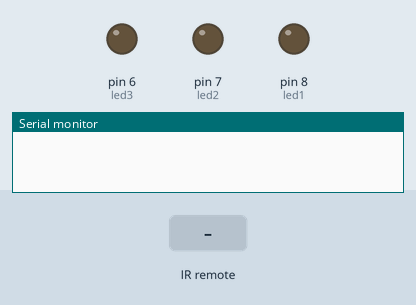
Bench run of a sketch on a simulated Arduino Uno, built with avr-gcc and run on an emulated ATmega328P. On the bench: output pins drawn as LEDs (lit = HIGH), the last lines printed to the serial monitor. Inputs (shaded band) come from the test bench.

Above: at 1.2 s.
1.3 s: infrared code 0xFF30CF received
At 2.5 s:
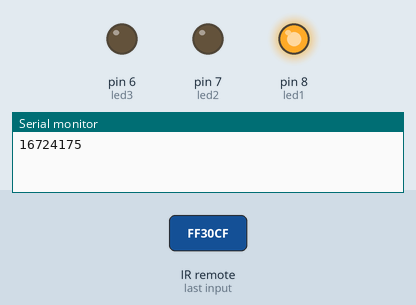
2.8 s: infrared code 0xFF18E7 received
At 3.5 s:
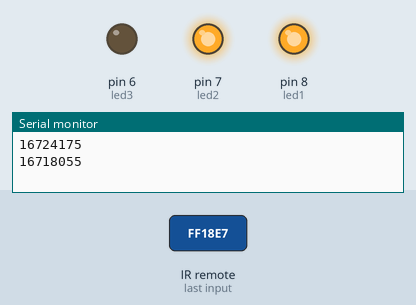
4.3 s: infrared code 0xFF7A85 received
At 4.6 s:
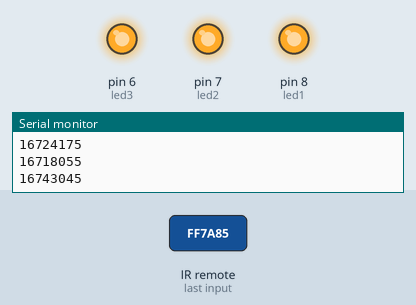
5.8 s: infrared code 0xFF30CF received
At 7.0 s:
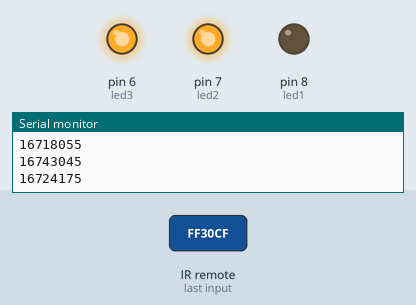
7.3 s: infrared code 0xFF18E7 received
At 8.2 s:
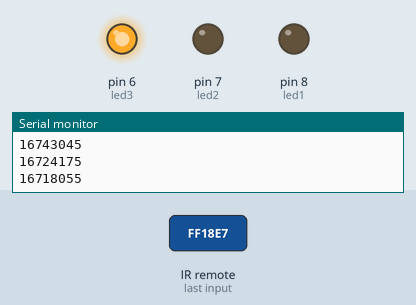
Timing chart, 0 to 9.8 s (numbered marks = the images above; inputs shaded):
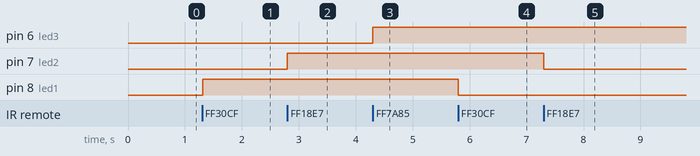

The sketch:

controleIR.ino
```cpp
#include <IRremote.h>
#include <IRremoteInt.h>

int RECV_PIN = 13;
byte led1 = 8;
byte led2 = 7;
byte led3 = 6;
byte led4 = 4;

IRrecv irrecv(RECV_PIN);
decode_results results;

void setup(){
  Serial.begin(9600); // Iniciar o Monitor Serial
    // Inicia o receptor
  pinMode(led1, OUTPUT);
  pinMode(led2, OUTPUT);
  pinMode(led3, OUTPUT);
}

void loop() {
  // Decodificando a entrada do receptor IR
  if(irrecv.decode(&results)){
    long int decCode = results.value;
    Serial.println(results.value);

    // Switch Case para usar o botão pressionado no controle
    switch(results.value){
      case 16724175: // Botao 1
        if(digitalRead(led1) == LOW){
        digitalWrite(led1, HIGH);
        } else{
        digitalWrite(led1, LOW);
        }
      break;
      case 16718055: // Botao 2
      if(digitalRead(led2) == LOW){
        digitalWrite(led2, HIGH);
      } else {
        digitalWrite(led2, LOW);
      }
      break;
      case 16743045: // Botao 3
      if(digitalRead(led3) == LOW){
        digitalWrite(led3, HIGH);
      } else {
        digitalWrite(led3, LOW);
      }
      break;
      case 16716015: // Botao 4
      if(digitalRead(led4) == LOW){
        digitalWrite(led4, HIGH);
      } else {
        digitalWrite(led4, LOW);
      }
      break;
    }
    irrecv.resume();
  }
  delay(10);
}
```

Measured:
- after the input at 1.3 s, pin 8 (led1): LOW → HIGH at once
- after the input at 2.8 s, pin 7 (led2): LOW → HIGH at once
- after the input at 4.3 s, pin 6 (led3): LOW → HIGH at once
- after the input at 5.8 s, pin 8 (led1): HIGH → LOW at once
- after the input at 7.3 s, pin 7 (led2): HIGH → LOW at once
